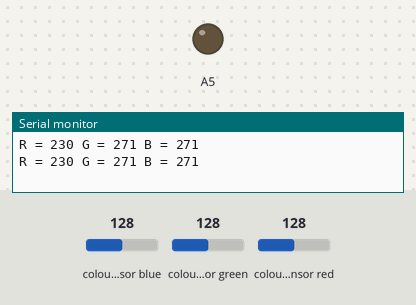
A sketch run on a simulated Arduino Uno, built with avr-gcc and run on an emulated ATmega328P. On the bench: output pins drawn as LEDs (lit = HIGH), the last lines printed to the serial monitor. Wiring (inferred from the names in the program): TCS3200 colour sensor: output pin 13; S2 pin 8; S3 pin 6; S0 pin 12; S1 pin 11. The inputs (shaded band) are chosen by the test bench; at power-on: colour sensor red 128, colour sensor blue 128, colour sensor green 128. Pins used as bus, display or sensor lines are not drawn.

Above: at 1.2 s.
1.3 s: colour sensor red set to 112
3.1 s: colour sensor red set to 104
At 4.1 s:
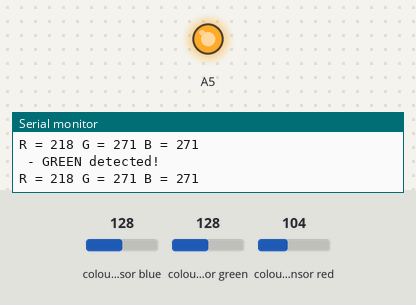
Timing chart, 0 to 6.1 s (numbered marks = the images above; inputs shaded):
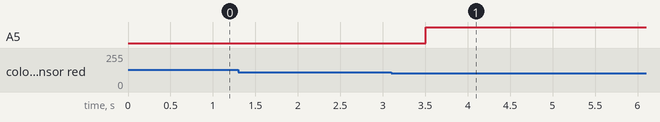

Measured:
- the behaviour switches between 108 and 107 on colour sensor red (found by bisection; images 0 and 1)
- after the input at 3.1 s, A5: LOW → HIGH after 0.41 s

The sketch:

ColorID.ino
```cpp
/*********
  Rui Santos
  Complete project details at http://randomnerdtutorials.com
*********/

// TCS230 or TCS3200 pins wiring to Arduino
#define S0 12
#define S1 11
#define S2 8
#define S3 6
#define sensorOut 13

// Stores frequency read by the photodiodes
int redFrequency = 0;
int greenFrequency = 0;
int blueFrequency = 0;

// Stores the red. green and blue colors
int redColor = 0;
int greenColor = 0;
int blueColor = 0;

void setup() {
  // Setting the outputs
  pinMode(S0, OUTPUT);
  pinMode(S1, OUTPUT);
  pinMode(S2, OUTPUT);
  pinMode(S3, OUTPUT);

  // Setting the sensorOut as an input
  pinMode(sensorOut, INPUT);

  // Setting frequency scaling to 20%
  digitalWrite(S0, HIGH);
  digitalWrite(S1, LOW);

  pinMode(A5, OUTPUT);

  // Begins serial communication
  Serial.begin(9600);
}

void loop() {
  // Setting RED (R) filtered photodiodes to be read
  digitalWrite(S2, LOW);
  digitalWrite(S3, LOW);

  // Reading the output frequency
  redFrequency = pulseIn(sensorOut, LOW);
  // Remaping the value of the RED (R) frequency from 0 to 255
  // You must replace with your own values. Here's an example:
  // redColor = map(redFrequency, 70, 120, 255,0);
  redColor = map(redFrequency, 22, 190, 255, 0);

  // Printing the RED (R) value
  Serial.print("R = ");
  Serial.print(redColor);
  delay(100);

  // Setting GREEN (G) filtered photodiodes to be read
  digitalWrite(S2, HIGH);
  digitalWrite(S3, HIGH);

  // Reading the output frequency
  greenFrequency = pulseIn(sensorOut, LOW);
  // Remaping the value of the GREEN (G) frequency from 0 to 255
  // You must replace with your own values. Here's an example:
  // greenColor = map(greenFrequency, 100, 199, 255, 0);
  greenColor = map(greenFrequency, 48, 190, 255, 0);

  // Printing the GREEN (G) value
  Serial.print(" G = ");
  Serial.print(greenColor);
  delay(100);

  // Setting BLUE (B) filtered photodiodes to be read
  digitalWrite(S2, LOW);
  digitalWrite(S3, HIGH);

  // Reading the output frequency
  blueFrequency = pulseIn(sensorOut, LOW);
  // Remaping the value of the BLUE (B) frequency from 0 to 255
  // You must replace with your own values. Here's an example:
  // blueColor = map(blueFrequency, 38, 84, 255, 0);
  blueColor = map(blueFrequency, 48, 190, 255, 0);

  // Printing the BLUE (B) value
  Serial.print(" B = ");
  Serial.print(blueColor);
  delay(100);
  Serial.println();

  // Checks the current detected color and prints
  // a message in the serial monitor
  if (redColor > 0 || greenColor > 0 || blueColor > 0) {

    if (redColor > greenColor && redColor > blueColor && blueColor > greenColor && redColor > 0 && greenColor > 0 && blueColor > 0 && redColor >= 200) {
      Serial.println(" - RED detected!");
      digitalWrite(A5, LOW);
    }
    if (redColor > 0 && greenColor > 0 && blueColor > 0 && redColor >= 180 && greenColor >= 225 && blueColor >= 230 && redColor < 220) {
      Serial.println(" - GREEN detected!");
      digitalWrite(A5, HIGH);
    }
    if (redColor > 0 && greenColor > 0 && blueColor > 0 && redColor >= 265 && greenColor >= 300 && blueColor >= 270) {
      Serial.println("Yellow!");
      digitalWrite(A5, HIGH);
      delay(300);
      digitalWrite(A5, LOW);
    }

  }


  delay(500);
}
```
